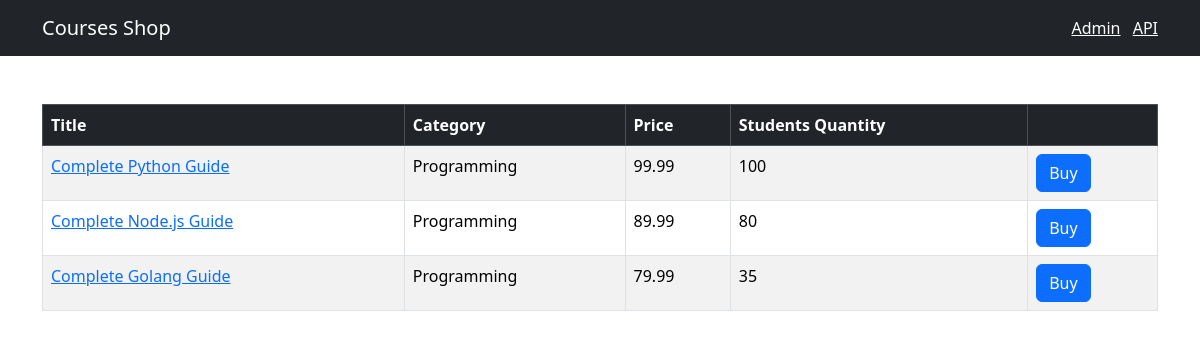
The app's page /, older data.
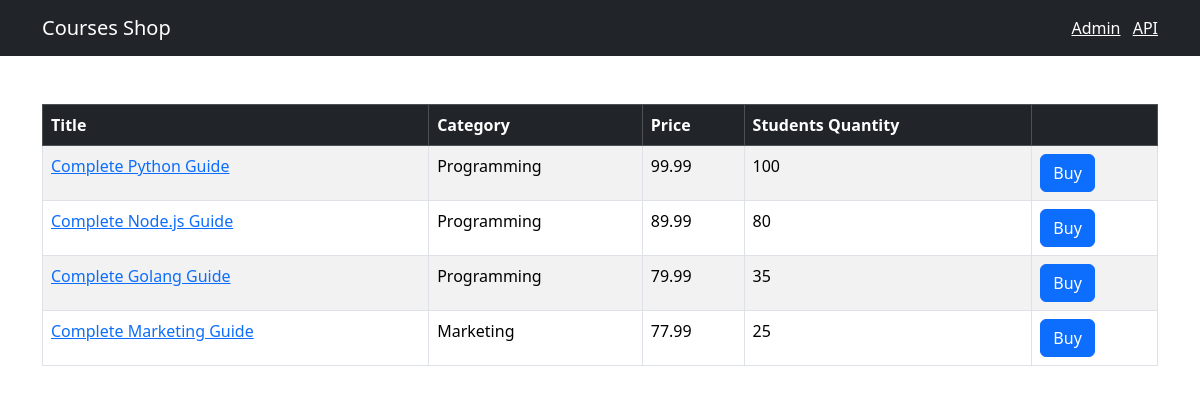
The same page, newer data.
### shop/models.py (models this page shows, shortened)
class Course(models.Model):
    title = models.CharField(max_length=300)
    price = models.FloatField()
    students_qty = models.IntegerField()
    reviews_qty = models.IntegerField()
    category = models.ForeignKey(Category, on_delete=models.CASCADE)
    created_at = models.DateTimeField(default=timezone.now)

class Category(models.Model):
    title = models.CharField(max_length=255)
    created_at = models.DateTimeField(default=timezone.now)
    def __str__(self):
        return self.title

### shop/views.py (the view)
# urls.py: path("", views.index, name="index"),
def index(request):
    courses = Course.objects.all()
    return render(request, "shop/courses.html", {"courses": courses})

### templates/shop/courses.html (shortened to what this page needs)
{% extends "base.html" %}
{% block content %}
<table class="table mt-5 table-bordered table-striped table-hover">
  <thead class="table-dark">
    <tr>
      <th>Title</th>
      <th>Category</th>
      <th>Price</th>
      <th>Students Quantity</th>
      <th></th>
    </tr>
  </thead>
  <tbody>
    {% for course in courses %}
    <tr>
      <td> <a href={% url "shop:single_course" course.id %}>{{ course.title }}</a>
      </td>
      <td>{{ course.category }}</td>
      <td>{{ course.price }}</td>
      <td>{{ course.students_qty }}</td>
      <td><button class="btn btn-primary">Buy</button></td>
    </tr>
    {% endfor %}
  </tbody>
</table>
{% endblock %}

Row changes from the older to the newer data that the page shows:
added Course: title "Complete Marketing Guide", category "Marketing", price "77.99", students_qty "25"
